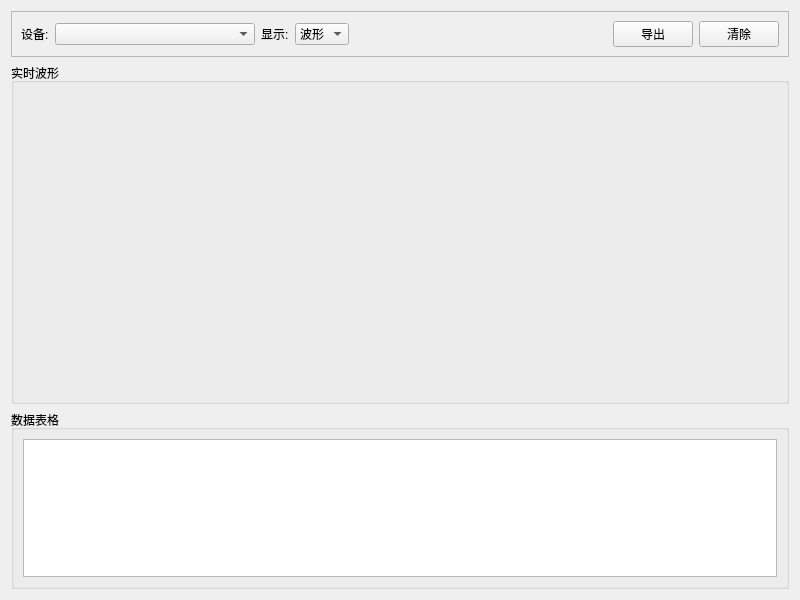
<?xml version="1.0" encoding="UTF-8"?>
<ui version="4.0">
 <class>DataWidget</class>
 <widget class="QWidget" name="DataWidget">
  <property name="geometry">
   <rect>
    <x>0</x>
    <y>0</y>
    <width>800</width>
    <height>600</height>
   </rect>
  </property>
  <property name="windowTitle">
   <string>数据可视化</string>
  </property>
  <layout class="QVBoxLayout" name="verticalLayout">
   <item>
    <widget class="QFrame" name="toolbarFrame">
     <property name="frameShape">
      <enum>QFrame::StyledPanel</enum>
     </property>
     <layout class="QHBoxLayout" name="toolbarLayout">
      <item>
       <widget class="QLabel" name="deviceLabel">
        <property name="text">
         <string>设备:</string>
        </property>
       </widget>
      </item>
      <item>
       <widget class="QComboBox" name="deviceComboBox">
        <property name="minimumSize">
         <size>
          <width>200</width>
          <height>0</height>
         </size>
        </property>
       </widget>
      </item>
      <item>
       <widget class="QLabel" name="modeLabel">
        <property name="text">
         <string>显示:</string>
        </property>
       </widget>
      </item>
      <item>
       <widget class="QComboBox" name="modeComboBox">
        <item>
         <property name="text">
          <string>波形</string>
         </property>
        </item>
        <item>
         <property name="text">
          <string>表格</string>
         </property>
        </item>
        <item>
         <property name="text">
          <string>两者</string>
         </property>
        </item>
       </widget>
      </item>
      <item>
       <spacer name="horizontalSpacer">
        <property name="orientation">
         <enum>Qt::Horizontal</enum>
        </property>
        <property name="sizeHint" stdset="0">
         <size>
          <width>40</width>
          <height>20</height>
         </size>
        </property>
       </spacer>
      </item>
      <item>
       <widget class="QPushButton" name="exportButton">
        <property name="text">
         <string>导出</string>
        </property>
        <property name="icon">
         <iconset theme="document-export"/>
        </property>
       </widget>
      </item>
      <item>
       <widget class="QPushButton" name="clearButton">
        <property name="text">
         <string>清除</string>
        </property>
        <property name="icon">
         <iconset theme="edit-clear"/>
        </property>
       </widget>
      </item>
     </layout>
    </widget>
   </item>
   <item>
    <widget class="QGroupBox" name="plotGroupBox">
     <property name="title">
      <string>实时波形</string>
     </property>
     <layout class="QVBoxLayout" name="plotLayout">
      <item>
       <widget class="QWidget" name="plotWidget" native="true">
        <property name="minimumSize">
         <size>
          <width>0</width>
          <height>300</height>
         </size>
        </property>
       </widget>
      </item>
     </layout>
    </widget>
   </item>
   <item>
    <widget class="QGroupBox" name="tableGroupBox">
     <property name="title">
      <string>数据表格</string>
     </property>
     <layout class="QVBoxLayout" name="tableLayout">
      <item>
       <widget class="QTableWidget" name="dataTableWidget">
        <property name="alternatingRowColors">
         <bool>true</bool>
        </property>
        <property name="selectionBehavior">
         <enum>QAbstractItemView::SelectRows</enum>
        </property>
        <property name="editTriggers">
         <set>QAbstractItemView::NoEditTriggers</set>
        </property>
       </widget>
      </item>
     </layout>
    </widget>
   </item>
  </layout>
 </widget>
 <resources/>
 <connections/>
</ui>
